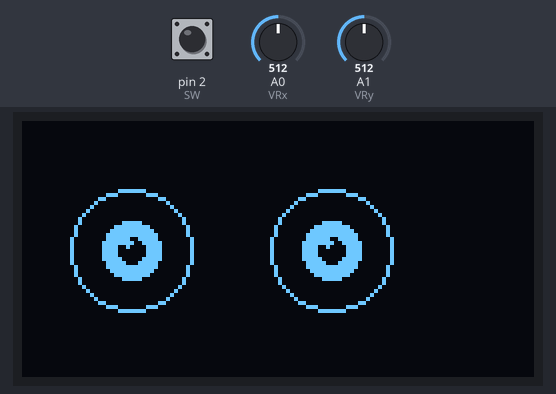
The sketch below on a simulated Arduino Uno, built with avr-gcc and run on an emulated ATmega328P. Parts: 128×64 one-colour display. Inputs (shaded band) come from the test bench; at power-on: pin 2 (SW) HIGH, A0 (VRx) = 512, A1 (VRy) = 512.

Above: at 1.2 s.
1.3 s: pin 2 (SW) pulled LOW for 0.15 s
At 1.51 s:
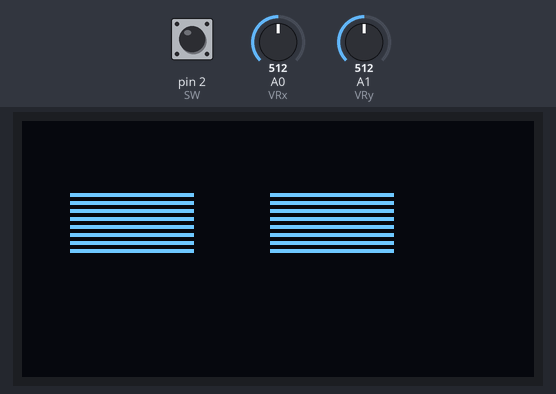
3.1 s: A0 (VRx) set to 716
At 3.5 s:
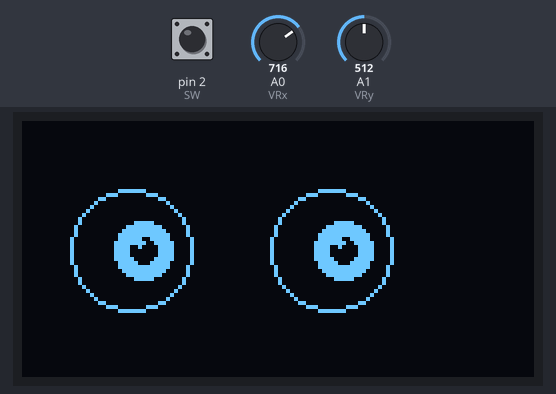
4.6 s: A1 (VRy) set to 716
At 5.2 s:
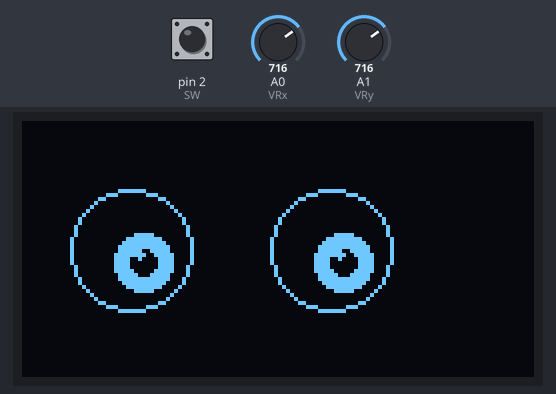
6.1 s: A0 (VRx) set to 900
At 6.9 s:
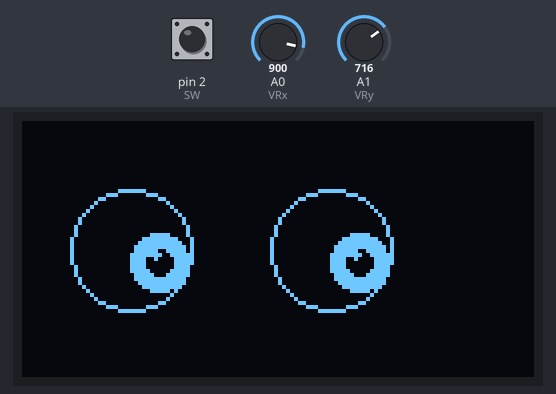
7.6 s: A1 (VRy) set to 900
At 8.7 s:
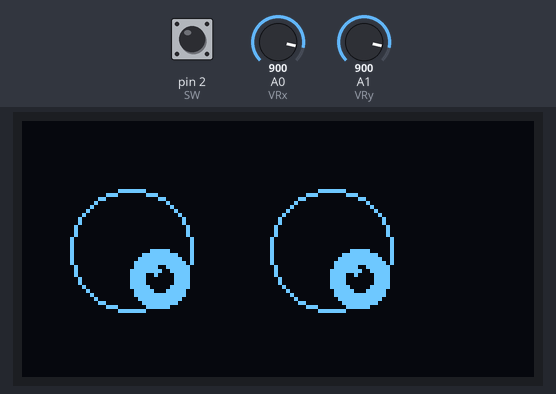
9.1 s: A0 (VRx) set to 1023
At 10.3 s:
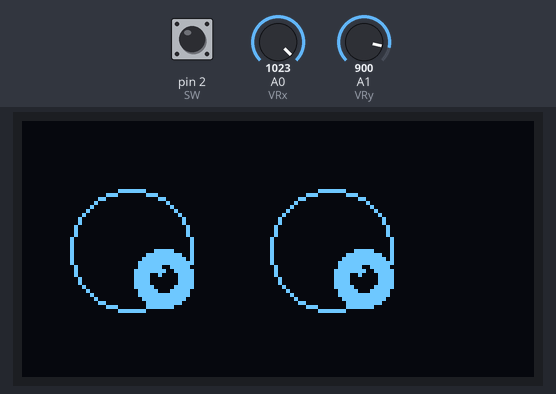
Timing chart, 0 to 11.6 s (numbered marks = the images above; inputs shaded):
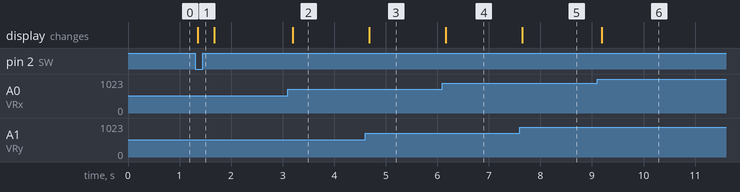

The sketch:

Both_Eyes_With_OLED_0.96.ino
```cpp
#include <Wire.h>
#include <Adafruit_GFX.h>
#include <Adafruit_SSD1306.h>

#define SCREEN_WIDTH 128
#define SCREEN_HEIGHT 64
#define OLED_RESET    -1
Adafruit_SSD1306 display(SCREEN_WIDTH, SCREEN_HEIGHT, &Wire, OLED_RESET);

// Pin joystick
const int VRx = A0;
const int VRy = A1;
const int SW = 2; // Pin untuk tombol joystick (tekan)

// Posisi mata (diatur agar berada di tengah layar)
int eyeRadius = 15;       // Lebih besar untuk mata yang lebih jelas
int irisRadius = 7;       // Ukuran iris dalam bola mata
int pupilRadius = 3;      // Ukuran pupil di dalam iris
int eyeSpacing = 25;      // Jarak antara kedua mata lebih kecil agar mata lebih ke tengah
int eyeCenterX = SCREEN_WIDTH / 2 - eyeSpacing / 2;
int eyeCenterY = SCREEN_HEIGHT / 2;

// Variabel untuk posisi mata
int leftEyeX = eyeCenterX - eyeSpacing;
int rightEyeX = eyeCenterX + eyeSpacing;
int eyeY = eyeCenterY;

// Variabel untuk berkedip
bool isBlinking = false;
unsigned long previousBlinkTime = 0;
unsigned long blinkDuration = 150;  // Durasi mata tertutup saat berkedip

// Fungsi untuk menggerakkan bola mata dengan halus
int smoothMove(int currentPos, int targetPos, int speed) {
  if (currentPos < targetPos) {
    currentPos += speed;
  } else if (currentPos > targetPos) {
    currentPos -= speed;
  }
  return currentPos;
}

// Fungsi menggambar mata
void drawEye(int centerX, int centerY, int eyeOffsetX, int eyeOffsetY, bool isBlinking) {
  if (isBlinking) {
    // Menggambar mata tertutup dengan kelopak mata
    for (int i = 0; i <= eyeRadius; i += 2) {
      display.drawLine(centerX - eyeRadius, centerY - i, centerX + eyeRadius, centerY - i, SSD1306_WHITE);
    }
  } else {
    // Batas gerak iris agar tidak keluar dari lingkaran mata
    int maxOffset = eyeRadius - irisRadius;
    eyeOffsetX = constrain(eyeOffsetX, -maxOffset, maxOffset);
    eyeOffsetY = constrain(eyeOffsetY, -maxOffset, maxOffset);

    // Menggambar bola mata (lingkaran luar)
    display.drawCircle(centerX, centerY, eyeRadius, SSD1306_WHITE);

    // Menggambar iris (lingkaran tengah)
    int irisX = centerX + eyeOffsetX;
    int irisY = centerY + eyeOffsetY;
    display.fillCircle(irisX, irisY, irisRadius, SSD1306_WHITE);

    // Menggambar pupil (lingkaran dalam)
    display.fillCircle(irisX, irisY, pupilRadius, SSD1306_BLACK);

    // Efek kilau pada pupil (simulasi pencahayaan)
    display.fillCircle(irisX - 1, irisY - 2, 1, SSD1306_WHITE);
  }
}

void setup() {
  // Inisialisasi joystick
  pinMode(VRx, INPUT);
  pinMode(VRy, INPUT);
  pinMode(SW, INPUT_PULLUP);  // Tombol joystick dengan pullup

  // Inisialisasi layar OLED
  if (!display.begin(SSD1306_SWITCHCAPVCC, 0x3C)) {
    Serial.println(F("SSD1306 allocation failed"));
    for (;;);
  }

  display.clearDisplay();
}

void loop() {
  // Membaca posisi joystick
  int xValue = analogRead(VRx);
  int yValue = analogRead(VRy);
  int swState = digitalRead(SW);

  // Memetakan nilai joystick ke posisi bola mata
  int eyeOffsetX = map(xValue, 0, 1023, -10, 10);  // Offset diperbesar agar gerakan mata lebih terlihat
  int eyeOffsetY = map(yValue, 0, 1023, -10, 10);

  // Cek jika tombol joystick ditekan untuk berkedip
  if (swState == LOW) {
    isBlinking = true;
    previousBlinkTime = millis();
  }

  // Mengecek apakah sudah waktunya membuka mata setelah berkedip
  if (isBlinking && millis() - previousBlinkTime >= blinkDuration) {
    isBlinking = false;
  }

  // Membersihkan layar
  display.clearDisplay();

  // Menggambar mata kiri dan kanan
  drawEye(eyeCenterX - eyeSpacing, eyeCenterY, eyeOffsetX, eyeOffsetY, isBlinking);
  drawEye(eyeCenterX + eyeSpacing, eyeCenterY, eyeOffsetX, eyeOffsetY, isBlinking);

  // Tampilkan di layar
  display.display();

  delay(30);  // Menambah delay agar pergerakan lebih smooth
}
```

Measured:
- after the input at 1.3 s, the display: changes after 0.06 s (image 1)
- after the input at 3.1 s, the display: changes after 0.09 s (image 2)
- after the input at 4.6 s, the display: changes after 0.08 s (image 3)
- after the input at 6.1 s, the display: changes after 0.06 s (image 4)
- after the input at 7.6 s, the display: changes at once (image 5)
- after the input at 9.1 s, the display: changes after 0.09 s (image 6)
